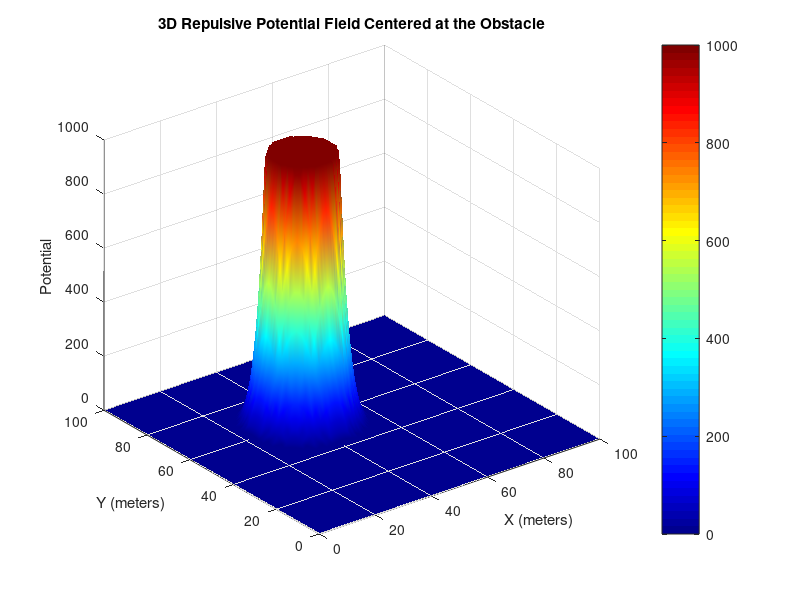

The MATLAB script that drew this image:
% Programmed By Sravanth Chowdary Potluri und5uv

x_range = 0:1:100;
y_range = 0:1:100;
[X, Y] = meshgrid(x_range, y_range);

obs_center = [(30 + 50) / 2, (50 + 70) / 2];

K_rep = 1000000;
D0 = 20;

U_rep = zeros(size(X));

threshold = 0.5;

for i = 1:size(X, 1)
    for j = 1:size(X, 2)
        x = X(i, j);
        y = Y(i, j);
        
        dist_to_obstacle = sqrt((x - obs_center(1))^2 + (y - obs_center(2))^2);
        dist_to_obstacle = max(dist_to_obstacle, threshold);
        
        if dist_to_obstacle <= D0
            U_rep(i, j) = 0.5 * K_rep * (1 / dist_to_obstacle - 1 / D0)^2;
        else
            U_rep(i, j) = 0;
        end
        % set a threshold for the repulsive potential field
        % This is required so that the field doesn't extend to infinity in the centre
        if U_rep(i, j) > 1000
            U_rep(i, j) = 1000;
        end
    end
end

figure;
surf(X, Y, U_rep);
title('3D Repulsive Potential Field Centered at the Obstacle');
xlabel('X (meters)');
ylabel('Y (meters)');
zlabel('Potential');
shading interp;
colormap jet;
colorbar;
